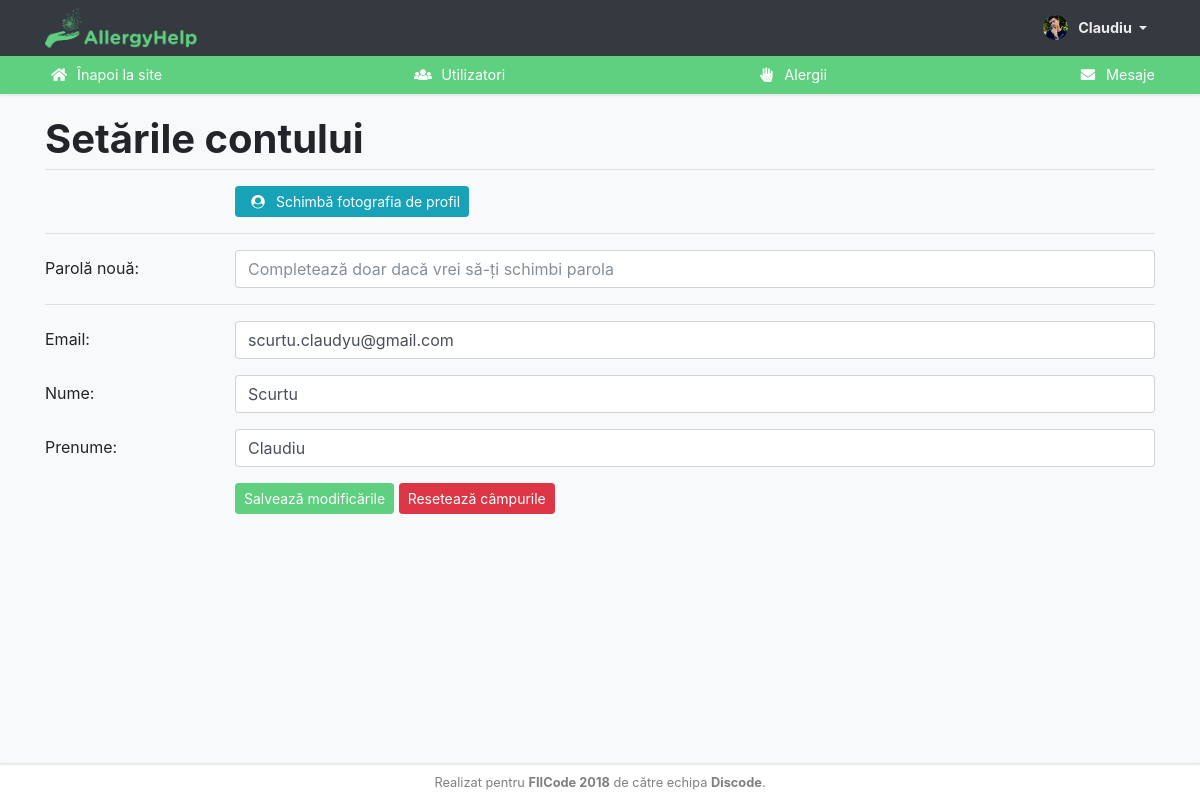
/admin/index.php?p=account (signed in), run on the app's committed database.
### tables this page shows
CREATE TABLE `users` (
  `id` int(11) NOT NULL,
  `lastname` varchar(64) NOT NULL,
  `firstname` varchar(64) NOT NULL,
  `admin` tinyint(1) NOT NULL DEFAULT '0',
  `email` varchar(64) NOT NULL,
  `password` varchar(64) NOT NULL,
  `regtime` datetime NOT NULL
);

### assets/php/functions.php (called while the page is built, shortened)
<?php
	class Utils
	{
		public function __construct()
		{
			$this->db = new mysqli(DB_SERVER, DB_USERNAME, DB_PASSWORD, DB_DATABASE);
		}
		public function mysqli_result($res, $row = 0, $col = 0)
		{
			$numrows = mysqli_num_rows($res);
			if ($numrows && $row <= ($numrows - 1) && $row >= 0)
			{
				mysqli_data_seek($res,$row);
				$resrow = (is_numeric($col)) ? mysqli_fetch_row($res) : mysqli_fetch_assoc($res);
				if (isset($resrow[$col]))
					return $resrow[$col];
			}
			return false;
		}
	}
	class User extends Utils
	{
		public function get_firstname($id)
		{
			return $this->mysqli_result(mysqli_query($this->db, "SELECT firstname FROM users WHERE id = '$id'"));
		}
		public function get_lastname($id)
		{
			return $this->mysqli_result(mysqli_query($this->db, "SELECT lastname FROM users WHERE id = '$id'"));
		}
		public function get_email($id)
		{
			return $this->mysqli_result(mysqli_query($this->db, "SELECT email FROM users WHERE id = '$id'"));
		}
		public function isadmin($id)
		{
			return $this->mysqli_result(mysqli_query($this->db, "SELECT admin FROM users WHERE id = '$id'"));
		}
	}
	class Admin extends User
	{
		public function get_avatar($id)
		{
			if(file_exists("../assets/img/avatars/".$id.".jpg")) $avatar = $id;
			else $avatar = 0;
			$source = "../assets/img/avatars/" . $avatar . ".jpg?=" . filemtime('../assets/img/avatars/'.$avatar.'.jpg');
			return $source;
		}
		public function get_admin_session()
		{
			return isset($_SESSION['allergyhelp_admin_login']);
		}
	}
?>

### admin/index.php (the view, shortened to what this page needs)
<?php
	include_once '../assets/php/functions.php';
	$user = new User();
	$admin = new Admin();
	if(isset($_SESSION['allergyhelp_admin_id']))
		$id = $_SESSION['allergyhelp_admin_id'];
	if ($admin->get_admin_session())
	{
		if(!$admin->isadmin($id))
		{
?>
<!DOCTYPE html>
<html lang="ro">
<head>
	<meta charset="utf-8">
	<meta name="theme-color" content="#5fcf80">
	<meta name="viewport" content="width=device-width, initial-scale=1, shrink-to-fit=no">
	<meta name="author" content="Discode">
	<title>AllergyHelp</title>
	<link rel="icon" type="image/x-icon" href="../assets/img/icon.png" />
	<link href="../assets/css/bootstrap/bootstrap.min.css" rel="stylesheet">
	<link href="../assets/css/admin.css" rel="stylesheet">
</head>
<body class="bg-light">
	<p class="no-admin text-center">
		Drepturile de administrator ți-au fost revocate.
		<br /><a href="index.php?q=logout">Click aici pentru delogare.</a>
	</p>
</body>
</html>
<?php
		}
		else
		{
			if(isset($_GET['p'])) $p = $_GET['p'];
?>
<!DOCTYPE html>
<html lang="ro">
<head>
	<link href="../assets/css/bootstrap/bootstrap.min.css" rel="stylesheet">
	<link href="../assets/css/fontawesome/fontawesome.min.css" rel="stylesheet">
	<link href="../assets/css/summernote/summernote-bs4.css" rel="stylesheet">
	<link href="../assets/css/admin.css" rel="stylesheet">
</head>
<body class="bg-light">
	<nav class="navbar navbar-expand-lg navbar-dark bg-dark">
		<div class="container">
			<a class="navbar-brand m-auto" href="."><img src="../assets/img/logo-green.png" /></a>
			<div class="collapse navbar-collapse" id="navbarNav">
				<ul class="navbar-nav ml-auto">
					<li class="nav-item dropdown">
						<a class="nav-link dropdown-toggle" href="#" id="navbarDropdownMenuLink" data-toggle="dropdown" aria-haspopup="true" aria-expanded="false">
							<img class="avatar" src="<?php echo $admin->get_avatar($id); ?>"><?php echo $user->get_firstname($id); ?>
						</a>
					</li>
				</ul>
			</div>
		</div>
		<div class="navbar-links">
			<div class="container d-flex flex-column flex-lg-row justify-content-between">
				<a class="py-2 d-none d-lg-inline-block" href="../"><i class="fa fa-fw fa-home"></i> Înapoi la site</a>
				<a class="py-2 d-none d-lg-inline-block<?php if ((isset($p) ? $p : null) == "users") echo ' active'; ?>" href="?p=users"><i class="fa fa-fw fa-users"></i> Utilizatori</a>
				<a class="py-2 d-none d-lg-inline-block<?php if ((isset($p) ? $p : null) == "allergies") echo ' active'; ?>" href="?p=allergies"><i class="fa fa-fw fa-allergies"></i> Alergii</a>
				<a class="py-2 d-none d-lg-inline-block<?php if ((isset($p) ? $p : null) == "messages") echo ' active'; ?>" href="?p=messages"><i class="fa fa-fw fa-envelope"></i> Mesaje</a>
			</div>
		</div>
	</nav>
	<?php
		if(empty($p))
		{
	?>
	<main role="main">
		<section class="jumbotron text-center">
			<div class="container">
				<div class="row">
					<div class="col">
						<div class="card box-shadow">
							<div class="card-body">
								<h1><?php echo $admin->count_users(); ?></h1>
								<p class="card-text font-weight-bold">
									Utilizatori
								</p>
							</div>
						</div>
					</div>
					<div class="col">
						<div class="card box-shadow">
							<div class="card-body">
								<h1><?php echo $admin->count_allergies(); ?></h1>
								<p class="card-text font-weight-bold">
									Alergii
								</p>
							</div>
						</div>
					</div>
				</div>
			</div>
		</section>
		<div class="container">
			<div class="row">
				<div class="col-md-8">
					<div class="card box-shadow last-changes">
						<div class="card-header text-center font-weight-bold">
							Ultimele modificări
						</div>
						<div class="card-body p-1">
							<ul class="list-group list-group-flush">
								<?php $admin->get_actions(); ?>
							</ul>
						</div>
					</div>
				</div>
				<div class="col-md">
					<div class="card box-shadow last-changes">
						<div class="card-header text-center font-weight-bold">
							Ultimele logări
						</div>
						<div class="card-body p-1">
							<ul class="list-group list-group-flush">
								<?php $admin->get_logins(); ?>
							</ul>
						</div>
					</div>
				</div>
			</div>
		</div>
	</main>
	<?php
		}
		else if($p === "account")
		{
	?>
	<main role="main">
		<div class="container pt-4">
			<h1>Setările contului</h1>
			<hr class="mt-0 mb-3" />
			<form action="" method="post" name="editp_user">
				<div class="form-group row">
					<div class="col-sm-2"></div>
					<div class="col-sm-10">
						<a class="btn btn-sm btn-info btn-avatar" data-toggle="modal" data-target="#modal_edit_avatar"><i class="fa fa-fw fa-user-circle"></i> Schimbă fotografia de profil</a>
					</div>
				</div>
				<hr />
				<div class="form-group row">
					<label for="editp-password" class="form-control-label col-sm-2 col-form-label">Parolă nouă:</label>
					<div class="col-sm-10">
						<input type="password" class="form-control" name="editp_password" id="editp-password" placeholder="Completează doar dacă vrei să-ți schimbi parola" pattern=".{6,}" title="Parola trebuie să aibă minim 6 caractere.">
					</div>
				</div>
				<hr />
				<div class="form-group row">
					<label for="editp-email" class="form-control-label col-sm-2 col-form-label">Email:</label>
					<div class="col-sm-10">
						<input type="email" class="form-control" name="editp_email" id="editp-email" placeholder="Adresă de email" value="<?php echo $user->get_email($id); ?>" required>
					</div>
				</div>
				<div class="form-group row">
					<label for="editp-lastname" class="form-control-label col-sm-2 col-form-label">Nume:</label>
					<div class="col-sm-10">
						<input type="text" class="form-control" name="editp_lastname" id="editp-lastname" placeholder="Nume" value="<?php echo $user->get_lastname($id); ?>" required>
					</div>
				</div>
				<div class="form-group row">
					<label for="editp-firstname" class="form-control-label col-sm-2 col-form-label">Prenume:</label>
					<div class="col-sm-10">
						<input type="text" class="form-control" name="editp_firstname" id="editp-firstname" placeholder="Prenume" value="<?php echo $user->get_firstname($id); ?>" required>
					</div>
				</div>
				<div class="row">
					<div class="col-sm-2"></div>
					<div class="col-sm-10">
						<button class="btn btn-sm btn-primary" type="submit" name="editp_user">Salvează modificările</button>
						<button class="btn btn-sm btn-danger" type="reset">Resetează câmpurile</button>
					</div>
				</div>
			</form>
		</div>
	</main>
	<?php
		}
	?>
	<footer>
		Realizat pentru <strong><a href="https://fiicode.asii.ro/" target="_blank" rel="noopener">FIICode 2018</a></strong> de către echipa <strong>Discode</strong>.
	</footer>
</body>
</html>
<?php
		}
	}
?>

### assets/css/admin.css (style rules this page uses)
:root { --ah-green: #5fcf80; --ah-dark: #343a40; --ah-card-shadow: 0 1px 3px rgba(0,0,0,0.12), 0 1px 2px rgba(0,0,0,0.24); }
html { min-height: 100%; position: relative; }
body { font-family: -apple-system, BlinkMacSystemFont, "Segoe UI", Roboto, "Helvetica Neue", Arial, sans-serif; }
.navbar { position: absolute; top: 0; right: 0; left: 0; }
.navbar-dark .navbar-nav .nav-link { color: rgba(255,255,255,.9); font-size: 90%; font-weight: 700; }
.navbar-links { background: var(--ah-green); width: 100%; margin: .5rem -1rem -.5rem -1rem; box-shadow: 0 2px 2px 0 rgba(0, 0, 0, 0.07); position: absolute; margin-top: 0; top: 56px; }
.navbar-links a { font-size: 90%; color: white; font-weight: 400; }
main { margin-top: 93px; padding-bottom: 5rem; }
.navbar-brand { margin: -5px; padding: 0; }
.navbar-brand img { height: 40px; }
.avatar { width: 25px; height: 25px; margin-right: 10px; float: left; margin-top: -2px; border-radius: 50%; }
footer { padding: .5rem 0; color: rgba(0, 0, 0, 0.5); text-align: center; position: absolute; bottom: 0; width: 100%; font-size: 80%; background: #fff; box-shadow: 0 -2px 2px 0 rgba(0, 0, 0, 0.07); }
footer a { text-decoration: none; color: inherit; }
a.btn { color: #fff !important; }
.btn-primary, .btn-primary:hover, .btn-primary:active { background-color: var(--ah-green); border-color: var(--ah-green); }
.h1, .h2, .h3, .h4, .h5, .h6, h1, h2, h3, h4, h5, h6 { font-weight: 700; }
.fa-fw { width: 1.75rem; }

### data on the page
users: firstname "Claudiu", editp_email "scurtu.claudyu@gmail.com", editp_lastname "Scurtu", editp_firstname "Claudiu"
